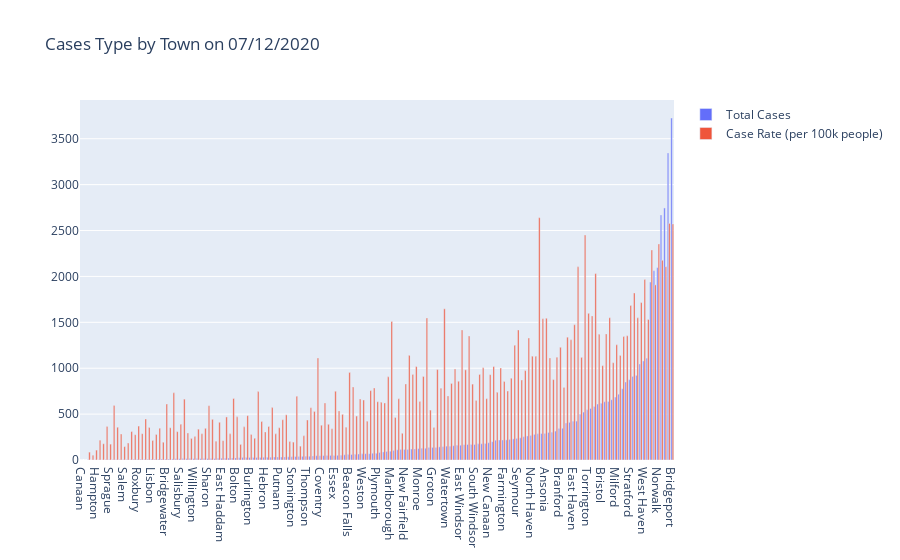

Here is the notebook cell this chart was saved with:
### Code cell
date = '07/12/2020'
day = ctcovid[ctcovid['last_update_date'] == date].reset_index(drop=True).sort_values(by=['total_cases'])
towns = day['town']
fig = go.Figure()
fig.add_trace(go.Bar(x=towns, y=day['total_cases'],
             name='Total Cases'))
# fig.add_trace(go.Bar(x=towns, y=day['confirmed_cases'],
#              name='Confirmed Cases'))
# fig.add_trace(go.Bar(x=towns, y=day['probable_cases'],
#              name='Probable Cases'))
fig.add_trace(go.Bar(x=towns, y=day['case_rate'],
             name='Case Rate (per 100k people)'))
fig.update_layout(title='Cases Type by Town on ' + date, showlegend=True)
fig.show()

### Figure 1 — Plotly figure (JSON) as saved in the notebook; plotly's stock layout.template omitted (floating-point values rounded to 4 significant figures; data arrays with more than 128 entries replaced by an {"elided": "..."} marker saying what was removed)
{"data": [{"name": "Total Cases", "type": "bar", "x": {"elided": "169 str values"}, "y": {"elided": "169 int values"}}, {"name": "Case Rate (per 100k people)", "type": "bar", "x": {"elided": "169 str values"}, "y": {"elided": "169 int values"}}], "layout": {"showlegend": true, "title": {"text": "Cases Type by Town on 07/12/2020"}}}
